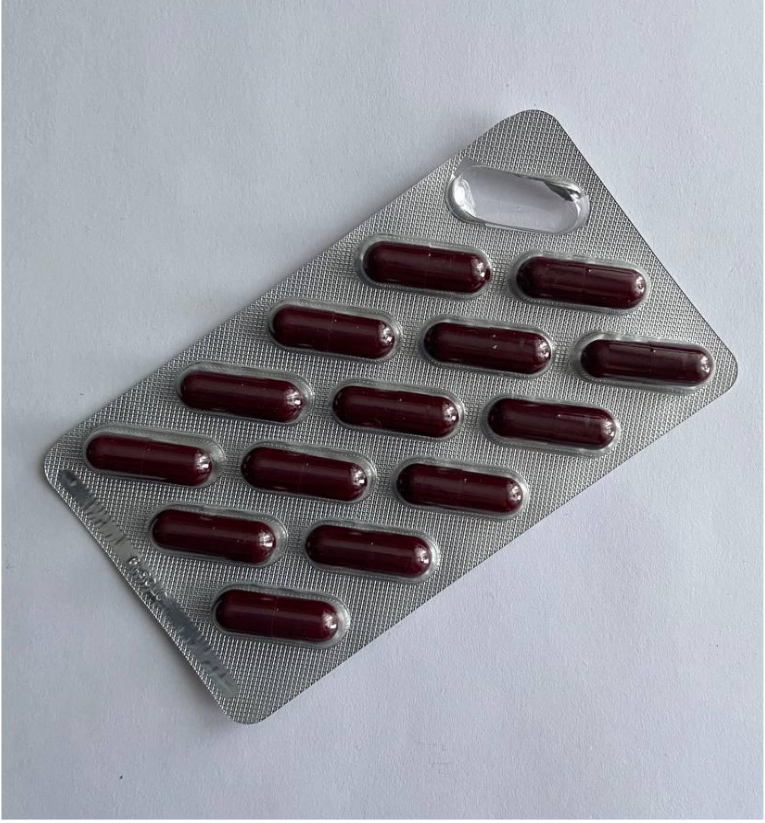
#> input picture pics/5.png, 765 x 823 px
$ jupyter execute --allow-errors Pills_detection.ipynb   (shell and % lines are left out)
#> lines starting #> are read from the running program, lines starting #| are printed output that depends on the picture; after the words box and inside, x2 and y2 are one past the last pixel; in counts of white or black regions, pixels touching at a corner belong together
### utils.py
import cv2
import numpy as np
from skimage import filters
import matplotlib.pyplot as plt
from skimage import transform as tf
from skimage.measure import label

import torch
from torchvision.ops import masks_to_boxes

def remove_edges(img):
    gray = cv2.cvtColor(img, cv2.COLOR_BGR2GRAY)

    sobel_mag = np.sqrt(sum([filters.sobel(gray, axis=i)**2
                             for i in range(gray.ndim)]) / gray.ndim)
    bin_sobel_mag  = sobel_mag > 0.1

    kernel1 = np.ones((3, 3), 'uint8')
    kernel2 = np.ones((7, 7), 'uint8')

    erode_img = bin_sobel_mag.astype('uint8')
    dilate_img = cv2.dilate(erode_img, kernel2, iterations=1)

    contours, hierarchy = cv2.findContours(dilate_img.astype('uint8'), cv2.RETR_CCOMP,cv2.CHAIN_APPROX_SIMPLE)

    areas = [cv2.contourArea(cnt) for cnt in contours]

    index = np.argmax(areas)

    rect = cv2.minAreaRect(contours[index])

    box = cv2.boxPoints(rect)
    box = np.int0(box)
    distances = [np.linalg.norm(point) for point in box]
    if np.argmin(distances) == 1:
        box = box[[1, 2, 3, 0]]

    w = np.sqrt(np.sum((box[1] - box[0])**2))
    h = np.sqrt(np.sum((box[2] - box[1])**2))

    w = int(w)
    h = int(h)

    src = np.array([[0, 0], [0, w], [h, w], [h, 0]])
    tform3 = tf.ProjectiveTransform()
    tform3.estimate(src, box)
    result_table = tf.warp(img, tform3, output_shape=(w, h))

    return result_table


# [26 lines left out: function filter_boxes, not called in this run]


def get_box_of_true_pill(new):
    new *= 255
    gray = cv2.cvtColor(new.astype('uint8'), cv2.COLOR_BGR2GRAY)
    sobel_mag = np.sqrt(sum([filters.sobel(gray, axis=i)**2
                                 for i in range(gray.ndim)]) / gray.ndim)
    bin_sobel_mag  = sobel_mag > 0.1
    kernel1 = np.ones((3, 3), 'uint8')
    kernel2 = np.ones((5, 5), 'uint8')
    dilate_img = cv2.dilate(bin_sobel_mag.astype('uint8'), kernel2, iterations=1)


    labeled_mask, count = label(1-dilate_img, return_num=True, connectivity = 2)
    areas = []
    ps = []
    for l in range(1, count + 1):
        component_mask = labeled_mask == l
        areas.append(np.sum(component_mask))

    indexes = np.argsort(areas)[-3:]
#     print(areas)

    component_mask = labeled_mask == indexes[0] + 1
    component_mask += labeled_mask == indexes[1] + 1
    component_mask += labeled_mask == indexes[2] + 1
#     plt.imshow(component_mask, 'gray')
#     component_mask += labeled_mask == indexes[3] + 1
#     component_mask += labeled_mask == indexes[4] + 1
    contours, hierarchy = cv2.findContours(component_mask.astype('uint8'), cv2.RETR_EXTERNAL,cv2.CHAIN_APPROX_SIMPLE)
    ps = [cv2.arcLength(cnt, True) for cnt in contours]

    component_mask = labeled_mask == indexes[np.argmin(ps)] + 1
    #plt.imshow(component_mask, 'gray')

    #return mask2bounding_box(component_mask)
    return masks_to_boxes(torch.from_numpy(component_mask).unsqueeze(0)).numpy().astype('int')

### Pills_detection.ipynb
[cell 1]
import cv2
import sys
import matplotlib.pyplot as plt
from utils import remove_edges, get_box_of_true_pill

img = cv2.imread('pics/5.png')
#> img is the input picture: shape (823, 765, 3); mean B, G, R 160.5, 153, 152
plt.imshow(img);

[cell 2]
new = remove_edges(img)[20:-20, 20:-20]
#> in remove_edges, `bin_sobel_mag  = sobel_mag > 0.1`:
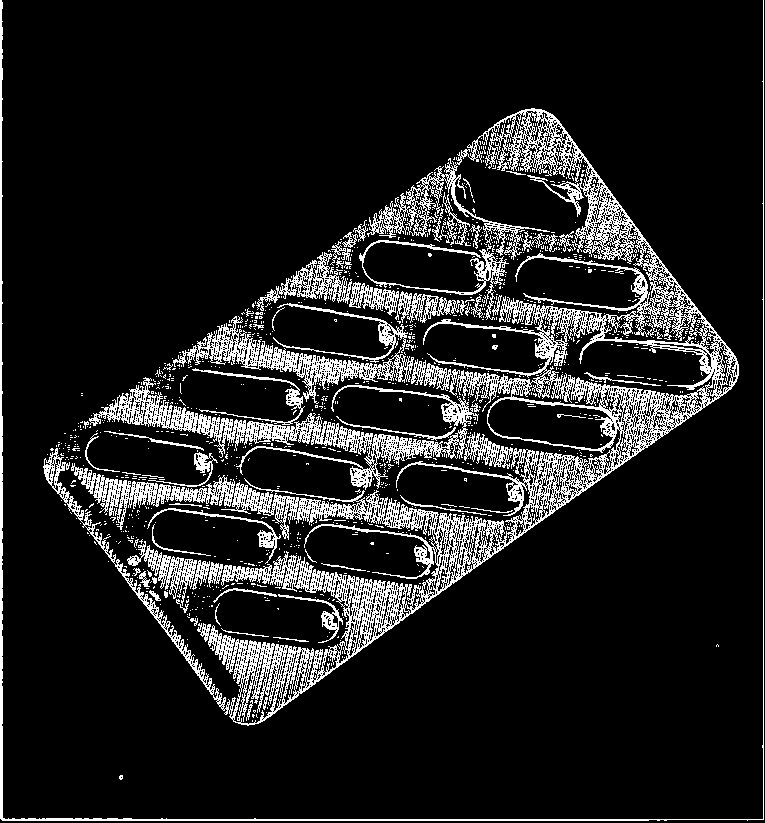
#> bin_sobel_mag: shape (823, 765) bool; 12.4% white in thin lines or dots
#> in remove_edges, `dilate_img = cv2.dilate(erode_img, kernel2, iterations=1)`:
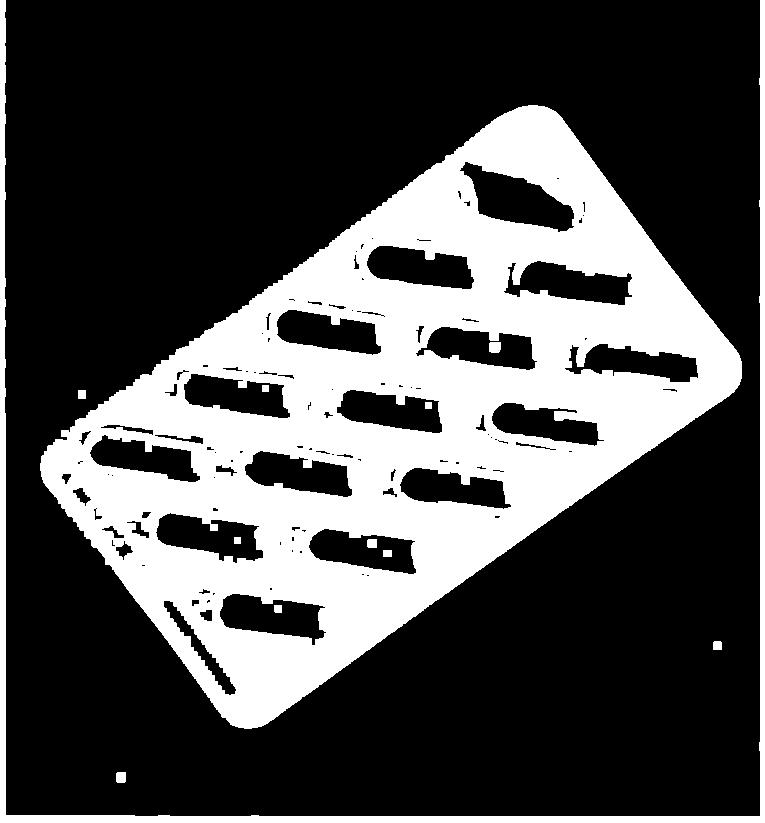
#> dilate_img: shape (823, 765); values 0 (black) and 1 (white), 29.9% white; 12 white regions
#> in remove_edges, `contours, hierarchy = cv2.findContours(dilate_img.astype('uint8'), cv2..`: contours = 134 contours, 64 with area under 20; largest, box (x1, y1, x2, y2) and area: (40, 105, 742, 729) 222100, (0, 0, 765, 823) 11842, (459, 161, 575, 233) 4139, (503, 260, 633, 306) 3465, (219, 593, 327, 646) 3406
#> in remove_edges, `areas = [cv2.contourArea(cnt) for cnt in contours]`: areas = 134 values, max 222100 at index 10, min 2 at index 38, mean 2146.9
#> in remove_edges, `index = np.argmax(areas)`: index = 10
#> in remove_edges, `rect = cv2.minAreaRect(contours[index])`: rect = ((389.7, 416.4), (639.9, 361.6), -35.7)
#> in remove_edges, `box = cv2.boxPoints(rect)`: box = [[235.4, 750], [24.38, 456.3], [544, 82.88], [755.1, 376.5]]
#> in remove_edges, `box = np.int0(box)`: box = [[235, 749], [24, 456], [544, 82], [755, 376]]
#> in remove_edges, `distances = [np.linalg.norm(point) for point in box]`: distances = [785, 456.6, 550.1, 843.4]
#> in remove_edges, `box = box[[1, 2, 3, 0]]`: box = [[24, 456], [544, 82], [755, 376], [235, 749]]
#> in remove_edges, `w = np.sqrt(np.sum((box[1] - box[0])**2))`: w = 640.5
#> in remove_edges, `h = np.sqrt(np.sum((box[2] - box[1])**2))`: h = 361.9
#> in remove_edges, `w = int(w)`: w = 640
#> in remove_edges, `h = int(h)`: h = 361
#> in remove_edges, `src = np.array([[0, 0], [0, w], [h, w], [h, 0]])`: src = [[0, 0], [0, 640], [361, 640], [361, 0]]
#> in remove_edges, `result_table = tf.warp(img, tform3, output_shape=(w, h))`:
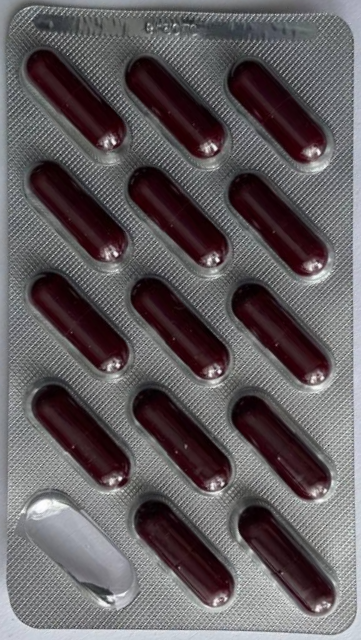
#> result_table: shape (640, 361, 3) float64; mean B, G, R 0.374, 0.363, 0.387
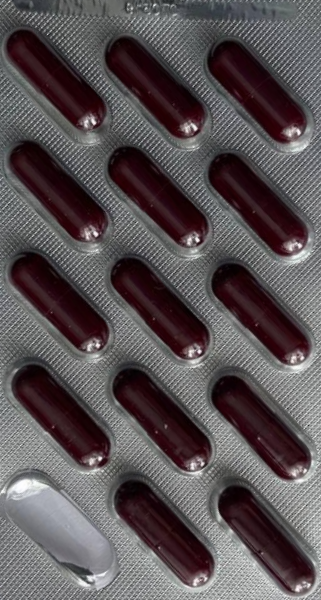
#> new: shape (600, 321, 3) float64; mean B, G, R 0.33, 0.321, 0.352
plt.imshow(new)
plt.axis('off');

[cell 3]
padd = 20
#> (the rest of this cell did not finish here and is left out)

#> in get_box_of_true_pill, `gray = cv2.cvtColor(new.astype('uint8'), cv2.COLOR_BGR2GRAY)`:
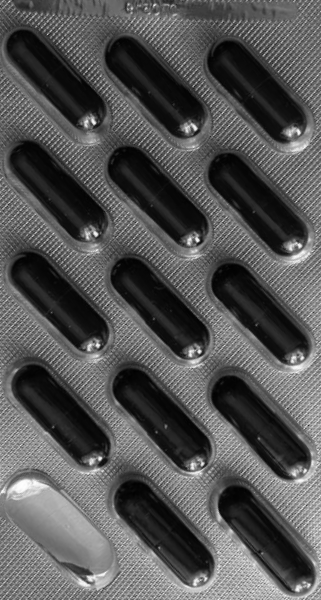
#> gray: shape (600, 321); min 0, max 254, mean 84.1
#> in get_box_of_true_pill, `sobel_mag = np.sqrt(sum([filters.sobel(gray, axis=i)**2 for i in range..`:
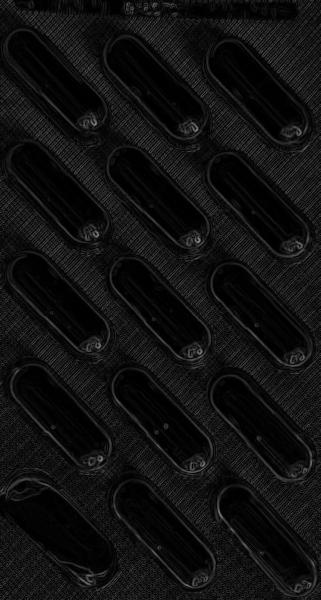
#> sobel_mag: shape (600, 321) float64; min 0, max 0.526, mean 0.0655
#> in get_box_of_true_pill, `bin_sobel_mag  = sobel_mag > 0.1`:
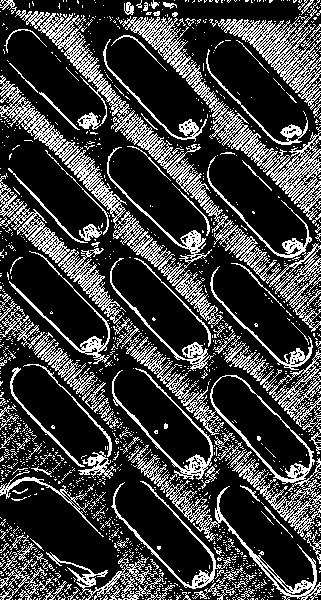
#> bin_sobel_mag: shape (600, 321) bool; 24.4% white in thin lines or dots
#> in get_box_of_true_pill, `dilate_img = cv2.dilate(bin_sobel_mag.astype('uint8'), kernel2, iterat..`:
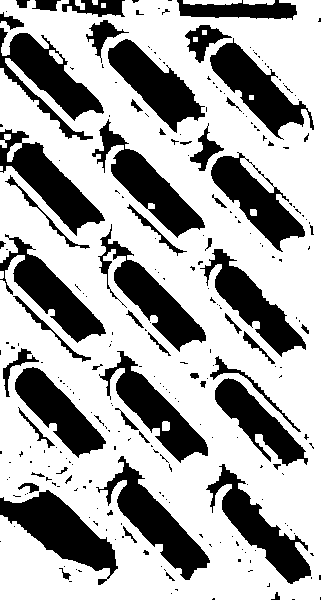
#> dilate_img: shape (600, 321); values 0 (black) and 1 (white), 66.3% white; 262 black regions (201 under 20 px), largest, box (x1, y1, x2, y2) and area: (0, 490, 118, 585) 4494, (0, 28, 104, 140) 4163, (96, 456, 210, 580) 4070
#> in get_box_of_true_pill, `labeled_mask, count = label(1-dilate_img, return_num=True, connectivit..`:
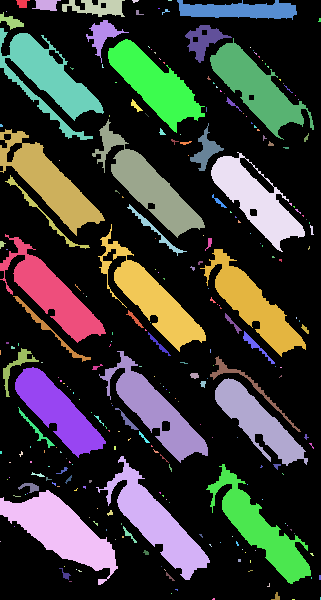
#> labeled_mask: shape (600, 321) int64; 263 distinct labels, from 0 to 262; one colour per label, 0 black
#> in get_box_of_true_pill, `labeled_mask, count = label(1-dilate_img, return_num=True, connectivit..`: count = 262
#> after the loop in get_box_of_true_pill, `for l in range(1, count + 1):`: areas = 262 values, max 4494 at index 208, min 1 at index 9, mean 247.6
#> in get_box_of_true_pill, `indexes = np.argsort(areas)[-3:]`: indexes = [183, 14, 208]
#> in get_box_of_true_pill, `component_mask = labeled_mask == indexes[0] + 1`: component_mask: shape (600, 321) bool; 2.1% white; 1 white region, box (x1, y1, x2, y2) and area: (96, 456, 210, 580) 4070
#> in get_box_of_true_pill, `component_mask += labeled_mask == indexes[2] + 1`:
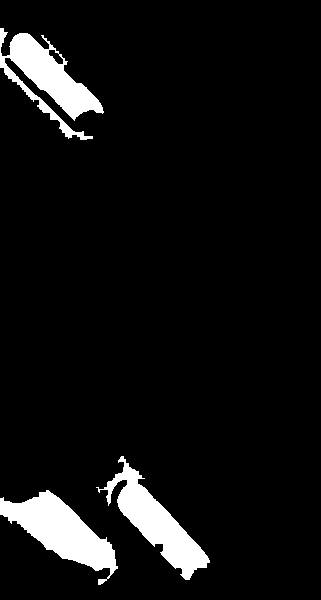
#> component_mask: shape (600, 321) bool; 6.6% white; 3 white regions
#> in get_box_of_true_pill, `contours, hierarchy = cv2.findContours(component_mask.astype('uint8'),..`: contours = 3 contours; box (x1, y1, x2, y2) and area: (0, 490, 118, 585) 4324, (0, 28, 104, 140) 3963, (96, 456, 210, 580) 3864
#> in get_box_of_true_pill, `ps = [cv2.arcLength(cnt, True) for cnt in contours]`: ps = [394.9, 490.9, 715]
gray = cv2.cvtColor(new.astype('uint8'), cv2.COLOR_BGR2GRAY)

query = gray[bbox[0][1]: bbox[0][3], bbox[0][0]: bbox[0][2]]
gallery = gray.copy()
query = query[padd:-padd, padd:-padd]
cv2.imwrite('query.png', query)
cv2.imwrite('gallery.png', gallery)
plt.imshow(query, 'gray')
plt.axis('off');

#> (a cell that did not finish here is left out)

[cell 5]
from tqdm import tqdm
import numpy as np

all_times = []
#> (the rest of this cell did not finish here and is left out)

[cell 6]
import numpy as np
from matplotlib import pyplot as plt

n_processes = np.array(range(1, 5))
#> n_processes = [1, 2, 3, 4]
#> (the rest of this cell did not finish here and is left out)

[cell 7]
speedups = []
for i in range(len(all_times)):
    speedup = all_times[i][0] / all_times[i]
    speedups.append(speedup)
speedups = np.array(speedups)
#> speedups = empty array

plt.figure(figsize=(10, 7))
#> (the rest of this cell did not finish here and is left out)

$ run again, with pics/6.png copied over pics/5.png
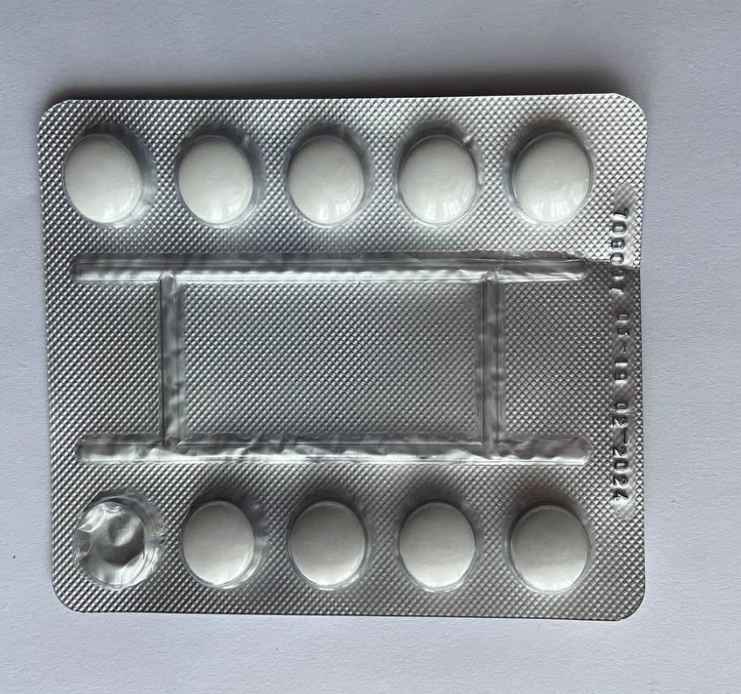
#> input picture pics/6.png, 741 x 694 px
#> img is the input picture: shape (694, 741, 3); mean B, G, R 150.7, 145.8, 142.6
#> in remove_edges, `bin_sobel_mag  = sobel_mag > 0.1`:
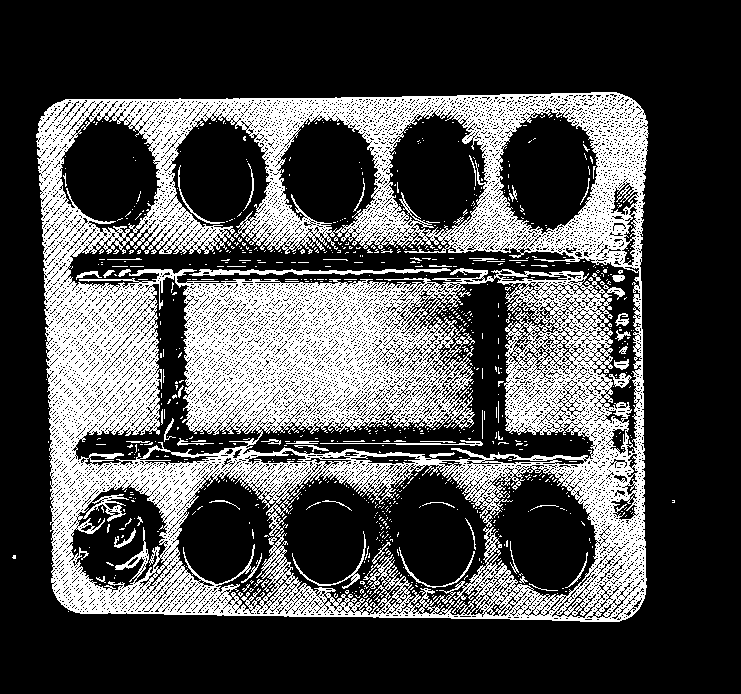
#> bin_sobel_mag: shape (694, 741) bool; 29.6% white; 806 white regions (746 under 20 px), largest, box (x1, y1, x2, y2) and area: (36, 92, 649, 622) 144553, (189, 268, 451, 276) 944, (292, 531, 366, 589) 310
#> in remove_edges, `contours, hierarchy = cv2.findContours(dilate_img.astype('uint8'), cv2..`: contours = 118 contours, 58 with area under 20; largest, box (x1, y1, x2, y2) and area: (33, 89, 652, 625) 316860, (497, 482, 592, 588) 6394, (505, 120, 587, 226) 6212, (391, 477, 483, 584) 6200, (66, 124, 155, 219) 6047
#> in remove_edges, `areas = [cv2.contourArea(cnt) for cnt in contours]`: areas = 118 values, max 316860 at index 11, min 2 at index 12, mean 3255.4
#> index = 11
#> rect = ((342, 356.5), (535, 618), -90)
#> box = [[651, 624], [33, 624], [33, 89], [651, 89]]
#> distances = [901.8, 624.9, 94.92, 657.1]
#> w = 618
#> h = 535
#> src = [[0, 0], [0, 618], [535, 618], [535, 0]]
#> labeled_mask: shape (578, 495) int64; 127 distinct labels, from 0 to 126
#> count = 126
#> after the loop in get_box_of_true_pill, `for l in range(1, count + 1):`: areas = 126 values, max 6450 at index 18, min 1 at index 6, mean 578.9
#> indexes = [34, 23, 18]
#> in get_box_of_true_pill, `contours, hierarchy = cv2.findContours(component_mask.astype('uint8'),..`: contours = 3 contours; box (x1, y1, x2, y2) and area: (13, 39, 126, 136) 6524, (378, 43, 486, 130) 6438, (21, 149, 130, 243) 6390
#> ps = [550.4, 376.4, 457.3]
#> in get_box_of_true_pill, `component_mask = labeled_mask == indexes[np.argmin(ps)] + 1`:
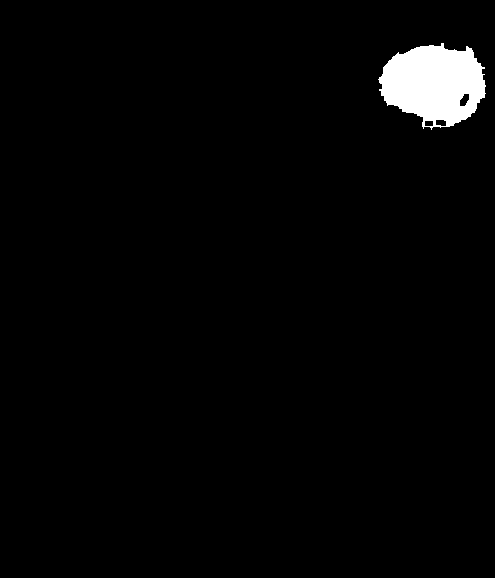
#> component_mask: shape (578, 495) bool; 2.3% white; 1 white region, box (x1, y1, x2, y2) and area: (378, 43, 486, 130) 6439
#> n_processes = [1, 2, 3, 4]
#> speedups = empty array

$ run again, with pics/7.png copied over pics/5.png
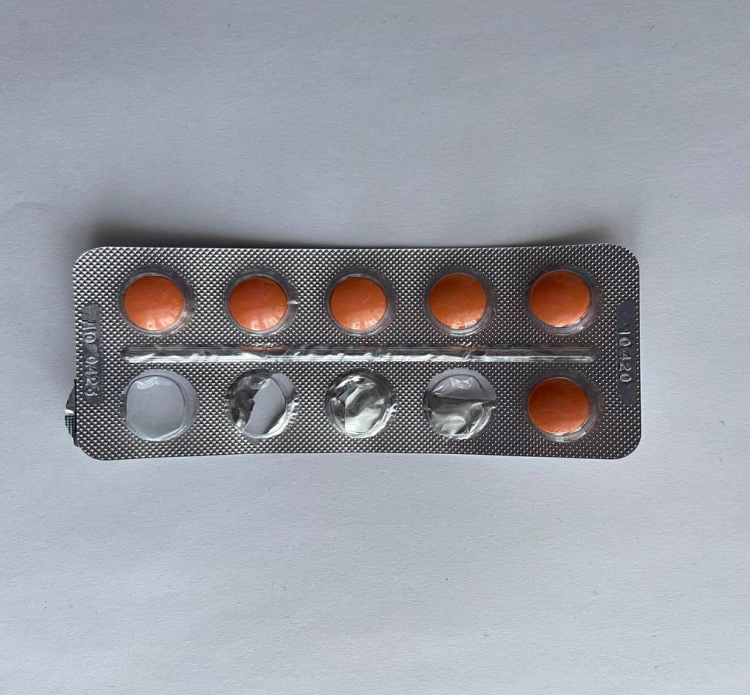
#> input picture pics/7.png, 750 x 695 px
#> img is the input picture: shape (695, 750, 3); mean B, G, R 165.5, 157.4, 154.6
#> in remove_edges, `contours, hierarchy = cv2.findContours(dilate_img.astype('uint8'), cv2..`: contours = 56 contours, 27 with area under 20; largest, box (x1, y1, x2, y2) and area: (61, 239, 646, 465) 123954, (521, 369, 603, 429) 3345, (524, 266, 602, 327) 2994, (425, 268, 495, 325) 2656, (129, 381, 197, 435) 2360
#> in remove_edges, `areas = [cv2.contourArea(cnt) for cnt in contours]`: areas = 56 values, max 123954 at index 4, min 2 at index 8, mean 2584.4
#> index = 4
#> rect = ((352.9, 351.5), (584, 224), -0.114)
#> in remove_edges, `box = cv2.boxPoints(rect)`: box = [[61.07, 464.1], [60.63, 240.1], [644.6, 238.9], [645.1, 462.9]]
#> in remove_edges, `box = np.int0(box)`: box = [[61, 464], [60, 240], [644, 238], [645, 462]]
#> distances = [468, 247.4, 686.6, 793.4]
#> in remove_edges, `box = box[[1, 2, 3, 0]]`: box = [[60, 240], [644, 238], [645, 462], [61, 464]]
#> w = 584
#> h = 224
#> src = [[0, 0], [0, 584], [224, 584], [224, 0]]
#> labeled_mask: shape (544, 184) int64; 74 distinct labels, from 0 to 73
#> count = 73
#> after the loop in get_box_of_true_pill, `for l in range(1, count + 1):`: areas = 73 values, max 3923 at index 63, min 1 at index 4, mean 367.9
#> indexes = [49, 64, 63]
#> in get_box_of_true_pill, `contours, hierarchy = cv2.findContours(component_mask.astype('uint8'),..`: contours = 3 contours; box (x1, y1, x2, y2) and area: (109, 440, 177, 522) 3874, (5, 444, 77, 522) 3650, (9, 344, 74, 415) 3002
#> ps = [339.9, 352.4, 334.1]
#> in get_box_of_true_pill, `component_mask = labeled_mask == indexes[np.argmin(ps)] + 1`:
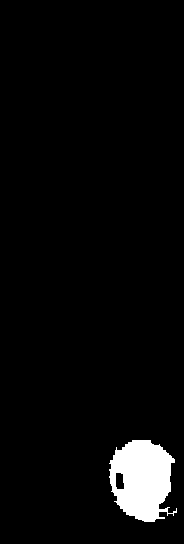
#> component_mask: shape (544, 184) bool; 3.9% white; 1 white region, box (x1, y1, x2, y2) and area: (109, 440, 177, 522) 3923
#> n_processes = [1, 2, 3, 4]
#> speedups = empty array
